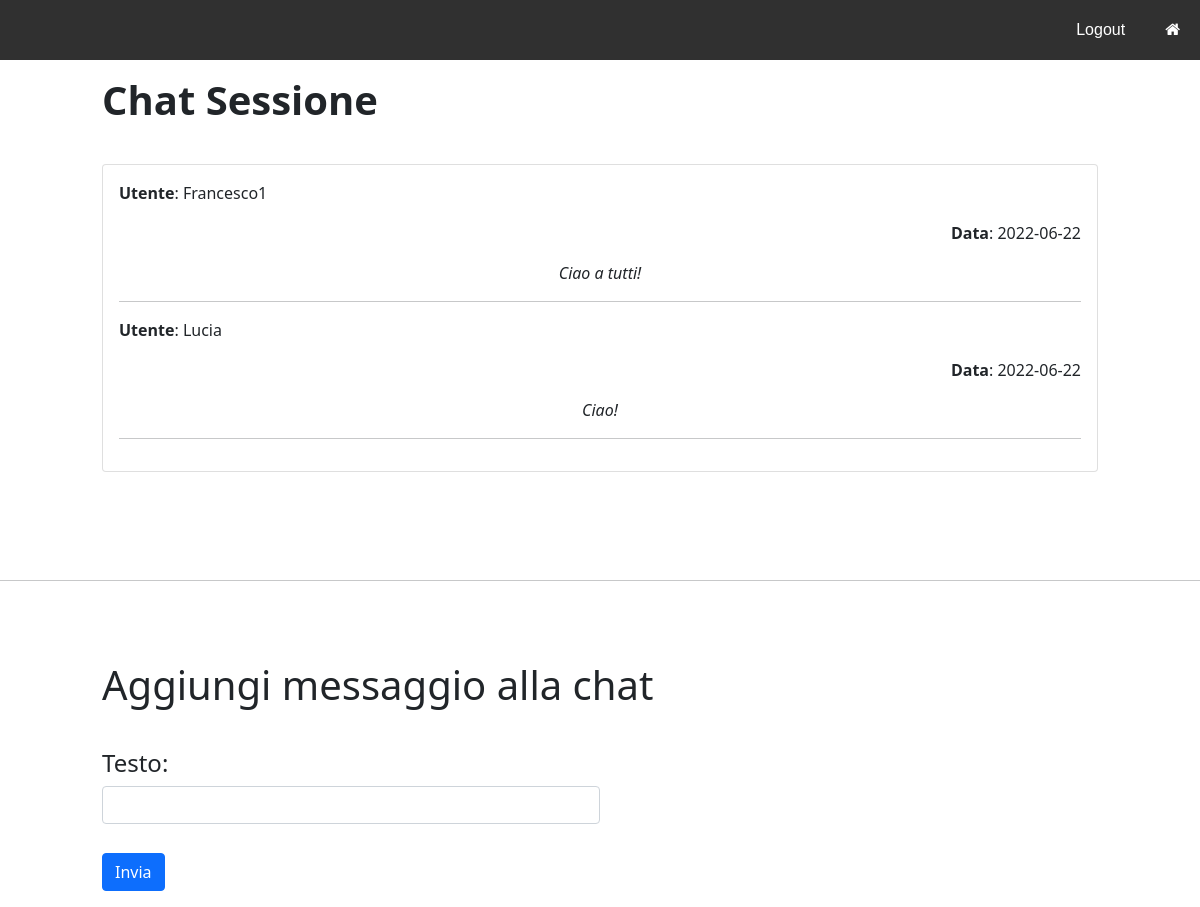
/php/chat.php?codiceSessione=200622, run on the app's committed database.
### tables this page shows
CREATE TABLE MESSAGGIO(
	CodiceSessione INT,
    UsernameUtente VARCHAR(100),
	DataMessaggio DATE,
    TestoMessaggio VARCHAR(500),
    PRIMARY KEY(CodiceSessione,UsernameUtente,DataMessaggio,TestoMessaggio),
    FOREIGN KEY(CodiceSessione) REFERENCES SESSIONE(Codice) ON DELETE CASCADE,
    FOREIGN KEY(UsernameUtente) REFERENCES UTENTE(Username) ON DELETE CASCADE
);

### php/chat.php (called while the page is built, shortened)
<?php
    require_once 'connection.php';
    $codiceSessione = $_GET["codiceSessione"];
    $templateParams["sessione"] = $dbh->getSessioneByCodice($_GET["codiceSessione"]);
    $templateParams['messaggi'] = $dbh -> getMessaggiBySessione($templateParams["sessione"][0]["Codice"]);
    require 'template/templateChat.php';
?>

### php/database.php (called while the page is built, shortened)
<?php
    class DatabaseHelper{
        private $db;
        public function __construct($servername, $username, $password, $dbname, $port){
            $this->db = new mysqli($servername, $username, $password, $dbname, $port);
        }
         public function getMessaggiBySessione($codice){
            $query = "SELECT * FROM MESSAGGIO WHERE CodiceSessione = ?";
            $stmt = $this->db->prepare($query);
            $stmt->bind_param('i',$codice);
            $stmt->execute();
            $result = $stmt->get_result();
            return $result->fetch_all(MYSQLI_ASSOC);
        }
        public function getSessionebyCodice($codiceSess){
            $query = "SELECT * FROM SESSIONE WHERE Codice=?";
            $stmt = $this->db->prepare($query);
            $stmt->bind_param('i',$codiceSess);
            $stmt->execute();
            $result = $stmt->get_result();
            return $result->fetch_all(MYSQLI_ASSOC);
        }
    }
?>

### php/connection.php (called while the page is built, shortened)
<?php
    require_once("database.php");
    $dbh = new DatabaseHelper("localhost", "root", "", "confvirtual", 3306);
?>

### php/template/templateChat.php (the view, shortened to what this page needs)
<!DOCTYPE html>
<html>
    <head>
        <link rel="stylesheet" href="../css/styleHome.css">
        <link href="https://cdn.jsdelivr.net/npm/bootstrap@5.1.3/dist/css/bootstrap.min.css" rel="stylesheet">
        <link rel="stylesheet" href="https://cdnjs.cloudflare.com/ajax/libs/font-awesome/4.7.0/css/font-awesome.min.css">
        <link rel="stylesheet" href="https://cdnjs.cloudflare.com/ajax/libs/font-awesome/4.7.0/css/font-awesome.min.css">
    </head>
    <body>
        <ul>
            <li style="float:right"><a href="../php/paginaUtente.php"><i class="fa fa-home"></i></a></li>
            <li style="float:right"><a href="../php/logout.php">Logout</a></li>
        </ul>
        <div class="row">
            <div class="col-md-1"></div>
            <div class="col-md-10">
                <h1 style="margin-bottom: 40px;"><b>Chat Sessione</b></h1>
                <div class="card" style="margin-bottom: 20px;">
                    <div class="card-body">
                        <?php foreach($templateParams['messaggi'] as $messaggio): ?>
                            <p class="card-text"><b>Utente</b>: <?php echo $messaggio["UsernameUtente"]?>
                            <div style="text-align:right"><b>Data</b>: <?php echo $messaggio["DataMessaggio"]?></div></p>
                            <p class="card-text"><i><center><?php echo $messaggio["TestoMessaggio"]?></i></center></p2>
                            <hr>
                        <?php endforeach; ?>
                    </div>
                </div>
            </div>
        </div><br><br>
        <br><hr><br>
        <div class="row">
            <div class="col-md-1"></div>
            <div class="col-md-10">
                <h1 style="margin-top: 40px; margin-bottom: 40px;"> Aggiungi messaggio alla chat </h1>
                <h4 class="mb-3">
                <form method="post" action="./chat.php?codiceSessione=<?php echo $codiceSessione?>">
                    <div class="col-md-6">
                        <label for="inputEmail4" class="form-label">Testo:</label>
                        <input type="text" class="form-control" id="testo" name="testo">
                    </div>
                    <div class="col-md-6"><br>
                        <button type="submit" name="btnInserisciMessaggio" class="btn btn-primary">Invia</button>
                    </div>
                </form>
            </div>
        </div>
    </body>
</html>

### css/styleHome.css (style rules this page uses)
ul { list-style-type: none; margin: 0; padding: 0; overflow: hidden; background-color: #303030; }
li { float: left; }
li a { display: block; color: white; text-align: center; padding: 18px 20px; text-decoration: none; font-family: 'Poppins', sans-serif; }

### data on the page
messaggio: UsernameUtente "Francesco1", DataMessaggio "2022-06-22"
messaggio: UsernameUtente "Lucia", DataMessaggio "2022-06-22"
